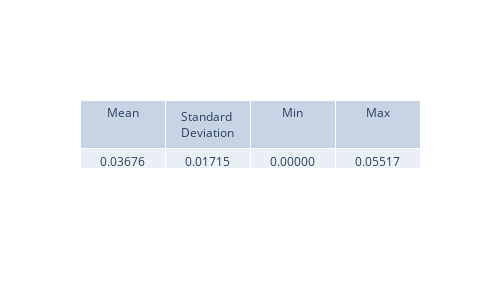
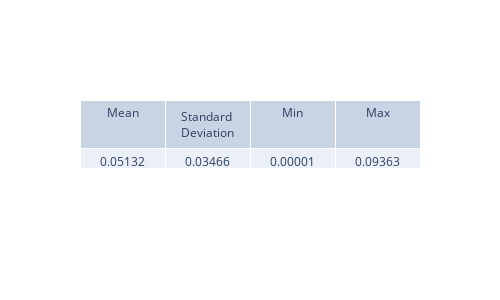
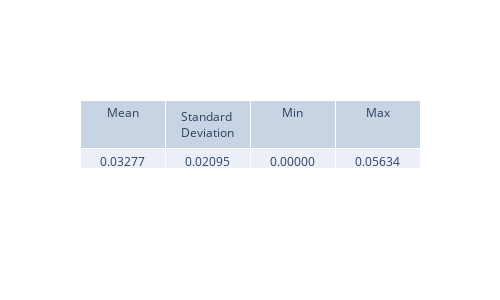
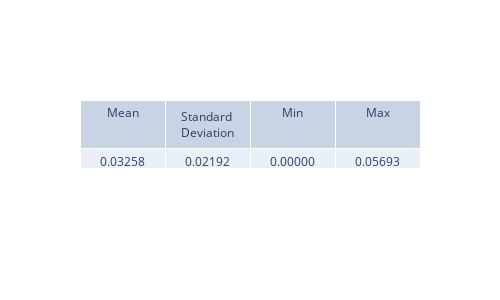

Here is the notebook cell these charts were saved with, in order:
### Code cell
lambda0_analytical = analytical_weights["lambda0_analytical"]
lambda1_analytical = analytical_weights["lambda1_analytical"]
lambda2_analytical = analytical_weights["lambda2_analytical"]
lambda3_analytical = analytical_weights["lambda3_analytical"]
lambda4_analytical = analytical_weights["lambda4_analytical"]
lambda5_analytical = analytical_weights["lambda5_analytical"]

lambda0_diff = np.abs(lambda0 - lambda0_analytical)
lambda1_diff = np.abs(lambda1 - lambda1_analytical)
lambda2_diff = np.abs(lambda2 - lambda2_analytical)
lambda3_diff = np.abs(lambda3 - lambda3_analytical)
lambda4_diff = np.abs(lambda4 - lambda4_analytical)
lambda5_diff = np.abs(lambda5 - lambda5_analytical)

view_metrics(lambda0_diff)
view_metrics(lambda1_diff)
view_metrics(lambda2_diff)
view_metrics(lambda3_diff)
view_metrics(lambda4_diff)
view_metrics(lambda5_diff)

plt.figure(figsize=(8, 5), dpi=200)
plt.plot(t_values, lambda0_diff, label='delta lambda0')
plt.plot(t_values, lambda1_diff, label='delta lambda1')
plt.plot(t_values, lambda2_diff, label='delta lambda2')
plt.plot(t_values, lambda3_diff, label='delta lambda3')
plt.plot(t_values, lambda4_diff, label='delta lambda4')
plt.plot(t_values, lambda5_diff, label='delta lambda5')
plt.xlabel("Time (ps)")
plt.ylabel("Absolute Error")
plt.title("Difference between PINN and Numerical lambda values")
plt.grid(True)
plt.legend()
plt.show()

### Figure 1 — Plotly figure (JSON) as saved in the notebook; plotly's stock layout.template omitted (floating-point values rounded to 4 significant figures)
{"data": [{"cells": {"values": [["0.03676"], ["0.01715"], ["0.00000"], ["0.05517"]]}, "header": {"values": ["Mean", "Standard Deviation", "Min", "Max"]}, "type": "table"}], "layout": {"height": 300, "width": 500}}

### Figure 2 — Plotly figure (JSON) as saved in the notebook; plotly's stock layout.template omitted (floating-point values rounded to 4 significant figures)
{"data": [{"cells": {"values": [["0.05132"], ["0.03466"], ["0.00001"], ["0.09363"]]}, "header": {"values": ["Mean", "Standard Deviation", "Min", "Max"]}, "type": "table"}], "layout": {"height": 300, "width": 500}}

### Figure 3 — Plotly figure (JSON) as saved in the notebook; plotly's stock layout.template omitted (floating-point values rounded to 4 significant figures)
{"data": [{"cells": {"values": [["0.03277"], ["0.02095"], ["0.00000"], ["0.05634"]]}, "header": {"values": ["Mean", "Standard Deviation", "Min", "Max"]}, "type": "table"}], "layout": {"height": 300, "width": 500}}

### Figure 4 — Plotly figure (JSON) as saved in the notebook; plotly's stock layout.template omitted (floating-point values rounded to 4 significant figures)
{"data": [{"cells": {"values": [["0.03258"], ["0.02192"], ["0.00000"], ["0.05693"]]}, "header": {"values": ["Mean", "Standard Deviation", "Min", "Max"]}, "type": "table"}], "layout": {"height": 300, "width": 500}}
